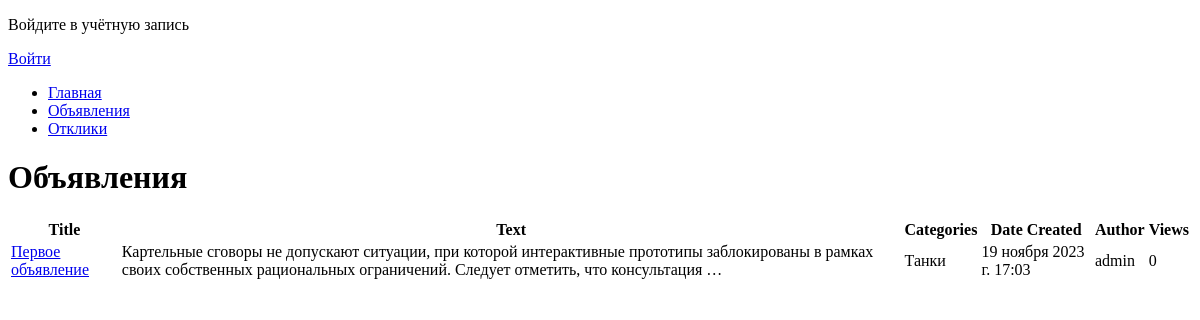
/board/ads/, run on an earlier commit of the app's database.
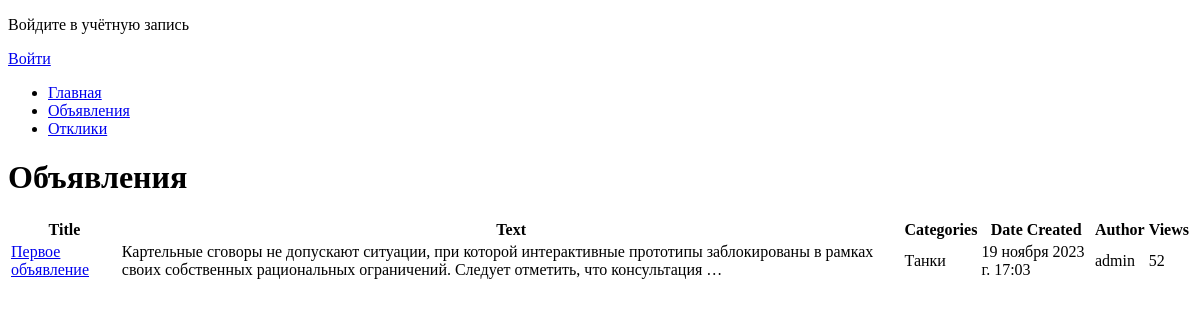
And on a later commit of the database.
### board/models.py (models this page shows, shortened)
class Ad(models.Model):
    title = models.CharField(max_length=100)
    author = models.ForeignKey(User, on_delete=models.CASCADE, related_name='ads_created')
    text = HTMLField()
    category = models.ForeignKey(Category, on_delete=models.CASCADE)
    date_create = models.DateTimeField(auto_now_add=True)
    status = models.CharField(max_length=20, choices=STATUS_CHOICES)
    views = models.IntegerField()
    like = models.ManyToManyField(User, through='LikePage', related_name='liked_ads')

### board/views.py (the view)
# urls.py: path('ads/', Ads.as_view(), name='ads'),
class Ads(ListView):
    model = Ad
    template_name = 'ads.html'
    context_object_name = 'ads'
    ordering = ['-date_create']
    def get_context_data(self, **kwargs):
        context = super().get_context_data(**kwargs)
        context['categories'] = Category.objects.all()
        return context

### templates/ads.html
{% extends "default.html" %}
{% block content %}
  <h1>Объявления</h1>
  <table>
    <thead>
      <tr>
        <th>Title</th>
        <th>Text</th>
        <th>Categories</th>
        <th>Date Created</th>
        <th>Author</th>
        <th>Views</th>
      </tr>
    </thead>
    <tbody>
      {% for ad in ads %}
        <tr>
          <td>
            <a href="{% url 'ads_detail' ad.id %}">{{ ad.title }}</a>
          </td>
          <td>{{ ad.text|striptags|truncatewords:20|safe }}</td>
          <td>
            {% for category in categories %}
              {{ category.title }}
            {% endfor %}
          </td>
          <td>{{ ad.date_create }}</td>
          <td>{{ ad.author }}</td>
          <td>{{ ad.views }}</td>
        </tr>
      {% endfor %}
    </tbody>
  </table>
{% endblock %}

What changed in the data, as far as the page shows it:
changed Ad "Первое объявление": views "0" → "52"
